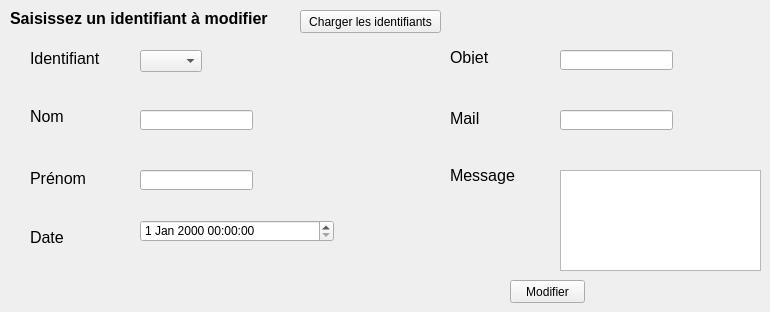
     <widget class="QWidget" name="tab_8">
      <attribute name="title">
       <string>Modifier une réclamation</string>
      </attribute>
      <widget class="QLabel" name="label_24">
       <property name="geometry">
        <rect>
         <x>10</x>
         <y>10</y>
         <width>281</width>
         <height>16</height>
        </rect>
       </property>
       <property name="font">
        <font>
         <pointsize>12</pointsize>
         <weight>75</weight>
         <bold>true</bold>
        </font>
       </property>
       <property name="text">
        <string>Saisissez un identifiant à modifier</string>
       </property>
      </widget>
      <widget class="QPushButton" name="pb_modifier_2">
       <property name="geometry">
        <rect>
         <x>510</x>
         <y>280</y>
         <width>75</width>
         <height>23</height>
        </rect>
       </property>
       <property name="text">
        <string>Modifier</string>
       </property>
      </widget>
      <widget class="QTextEdit" name="textEdit_2">
       <property name="geometry">
        <rect>
         <x>560</x>
         <y>170</y>
         <width>201</width>
         <height>101</height>
        </rect>
       </property>
      </widget>
      <widget class="QLabel" name="label_27">
       <property name="geometry">
        <rect>
         <x>30</x>
         <y>110</y>
         <width>47</width>
         <height>13</height>
        </rect>
       </property>
       <property name="font">
        <font>
         <pointsize>12</pointsize>
        </font>
       </property>
       <property name="text">
        <string>Nom</string>
       </property>
      </widget>
      <widget class="QLabel" name="label_25">
       <property name="geometry">
        <rect>
         <x>30</x>
         <y>170</y>
         <width>61</width>
         <height>16</height>
        </rect>
       </property>
       <property name="font">
        <font>
         <pointsize>12</pointsize>
        </font>
       </property>
       <property name="text">
        <string>Prénom</string>
       </property>
      </widget>
      <widget class="QLabel" name="label_30">
       <property name="geometry">
        <rect>
         <x>450</x>
         <y>110</y>
         <width>61</width>
         <height>16</height>
        </rect>
       </property>
       <property name="font">
        <font>
         <pointsize>12</pointsize>
        </font>
       </property>
       <property name="text">
        <string>Mail</string>
       </property>
      </widget>
      <widget class="QLineEdit" name="lineEdit_mail_4">
       <property name="geometry">
        <rect>
         <x>560</x>
         <y>110</y>
         <width>113</width>
         <height>20</height>
        </rect>
       </property>
      </widget>
      <widget class="QLabel" name="label_26">
       <property name="geometry">
        <rect>
         <x>30</x>
         <y>230</y>
         <width>47</width>
         <height>14</height>
        </rect>
       </property>
       <property name="font">
        <font>
         <pointsize>12</pointsize>
        </font>
       </property>
       <property name="text">
        <string>Date</string>
       </property>
      </widget>
      <widget class="QLabel" name="label_29">
       <property name="geometry">
        <rect>
         <x>450</x>
         <y>160</y>
         <width>81</width>
         <height>31</height>
        </rect>
       </property>
       <property name="font">
        <font>
         <pointsize>12</pointsize>
        </font>
       </property>
       <property name="text">
        <string>Message</string>
       </property>
      </widget>
      <widget class="QDateTimeEdit" name="dateTimeEdit_2">
       <property name="geometry">
        <rect>
         <x>140</x>
         <y>220</y>
         <width>194</width>
         <height>22</height>
        </rect>
       </property>
      </widget>
      <widget class="QLineEdit" name="lineEdit_objet_2">
       <property name="geometry">
        <rect>
         <x>560</x>
         <y>50</y>
         <width>113</width>
         <height>20</height>
        </rect>
       </property>
      </widget>
      <widget class="QLabel" name="label_28">
       <property name="geometry">
        <rect>
         <x>450</x>
         <y>50</y>
         <width>47</width>
         <height>14</height>
        </rect>
       </property>
       <property name="font">
        <font>
         <pointsize>12</pointsize>
        </font>
       </property>
       <property name="text">
        <string>Objet</string>
       </property>
      </widget>
      <widget class="QLineEdit" name="lineEdit_nom_4">
       <property name="geometry">
        <rect>
         <x>140</x>
         <y>110</y>
         <width>113</width>
         <height>20</height>
        </rect>
       </property>
      </widget>
      <widget class="QLineEdit" name="lineEdit_prenom_4">
       <property name="geometry">
        <rect>
         <x>140</x>
         <y>170</y>
         <width>113</width>
         <height>20</height>
        </rect>
       </property>
      </widget>
      <widget class="QLabel" name="label_33">
       <property name="geometry">
        <rect>
         <x>30</x>
         <y>50</y>
         <width>91</width>
         <height>16</height>
        </rect>
       </property>
       <property name="font">
        <font>
         <pointsize>12</pointsize>
        </font>
       </property>
       <property name="text">
        <string>Identifiant</string>
       </property>
      </widget>
      <widget class="QComboBox" name="comboBox_6">
       <property name="geometry">
        <rect>
         <x>140</x>
         <y>50</y>
         <width>62</width>
         <height>22</height>
        </rect>
       </property>
      </widget>
      <widget class="QPushButton" name="pushButton_14">
       <property name="geometry">
        <rect>
         <x>300</x>
         <y>10</y>
         <width>141</width>
         <height>23</height>
        </rect>
       </property>
       <property name="text">
        <string>Charger les identifiants</string>
       </property>
      </widget>
     </widget>
